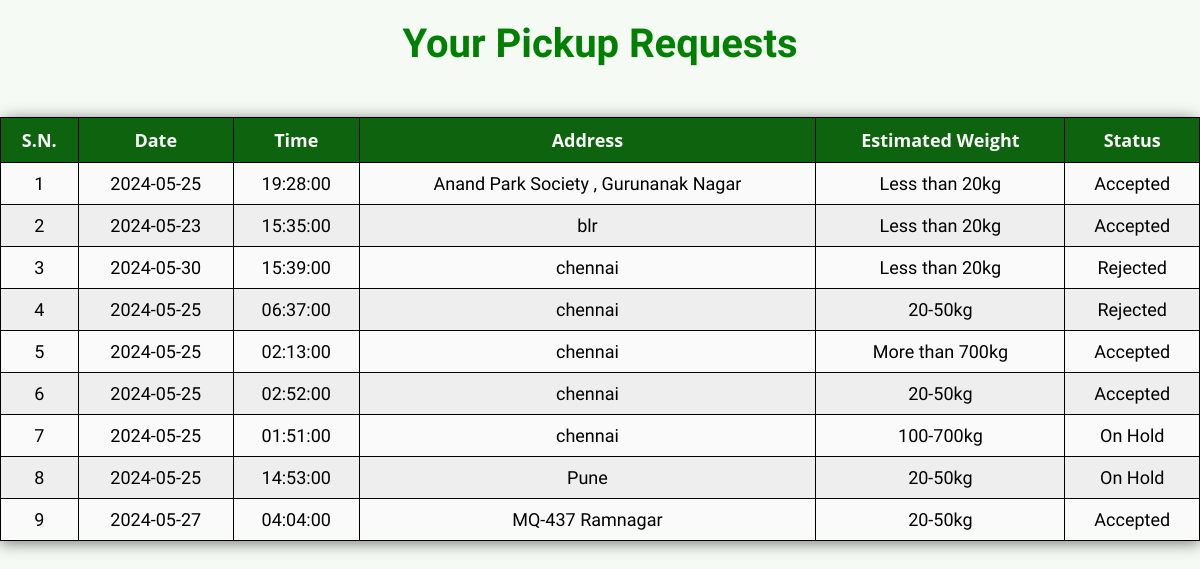
/status.php (signed in), run on the app's committed database.
### tables this page shows
CREATE TABLE `form_data` (
  `id` int(11) NOT NULL,
  `user_id` int(11) DEFAULT NULL,
  `form_name` varchar(255) NOT NULL,
  `contact_number` varchar(15) DEFAULT NULL,
  `contact_name` varchar(255) DEFAULT NULL,
  `pincode` varchar(10) DEFAULT NULL,
  `contact_email` varchar(255) DEFAULT NULL,
  `category` varchar(50) DEFAULT NULL,
  `date` date DEFAULT NULL,
  `time` time DEFAULT NULL,
  `address` varchar(255) DEFAULT NULL,
  `estimated_weight` varchar(50) DEFAULT NULL,
  `remarks` text DEFAULT NULL,
  `created_at` timestamp NOT NULL DEFAULT current_timestamp(),
  `status` varchar(20) DEFAULT 'On Hold'
);

### status.php (the view, shortened to what this page needs)
<?php
$servername = "localhost";
$username = "root";
$password = "";
$dbname = "escrap";
$conn = new mysqli($servername, $username, $password, $dbname);
$user_id = $_SESSION['user_id'];
$sql = "SELECT * FROM form_data WHERE user_id = ?";
$stmt = $conn->prepare($sql);
$stmt->bind_param("i", $user_id);
$stmt->execute();
$result = $stmt->get_result();
?>
<!DOCTYPE html>
<html>
<head>
    <link href = "status.css" rel = "stylesheet">
</head>
<body>
    <h2>Your Pickup Requests</h2>
    <table>
        <thead>
            <tr>
                <th>S.N.</th>
                <th>Date</th>
                <th>Time</th>
                <th>Address</th>
                <th>Estimated Weight</th>
                <th>Status</th>
            </tr>
        </thead>
        <tbody>
            <?php
            $count = 1;
            if ($result->num_rows > 0) {
                while ($row = $result->fetch_assoc()) {
            ?>
            <tr>
                <td><?=$count?></td>
                <td><?=$row["date"]?></td>
                <td><?=$row["time"]?></td>
                <td><?=$row["address"]?></td>
                <td><?=$row["estimated_weight"]?></td>
                <td><?=$row["status"]?></td>
            </tr>
            <?php
                    $count++;
                }
            } else {
                echo "<tr><td colspan='6'>No pickup requests found.</td></tr>";
            }
            ?>
        </tbody>
    </table>
</body>
</html>

### status.css (style rules this page uses)
* { margin: 0; padding: 0; font-family: 'Work Sans', sans-serif; font-size: 18px; }
table { width: 100%; border-collapse: collapse; border-spacing: 0; box-shadow: 0 2px 15px rgba(64, 64, 64, .7); border-radius: 12px 12px 0 0; margin-bottom: 50px; }
td, th { padding: 10px 16px; text-align: center; }
th { background-color: rgb(14, 100, 14); color: #fafafa; font-family: 'Open Sans', Sans-serif; font-weight: bold; }
tr { width: 100%; background-color: #fafafa; font-family: 'Montserrat', sans-serif; }
tr:nth-child(even) { background-color: #eeeeee; }

### status.php (style rules this page uses)
body { background-color: #f6faf5; }
h2 { color: green; margin-bottom: 30px; padding: 20px; font-size: 40px; text-align: center; }
table { width: 100%; border-collapse: collapse; }
table, th, td { border: 1px solid black; }
th, td { padding: 10px; text-align: center; }

### data on the page
form_data: date "2024-05-25", time "19:28:00", address "Anand Park Society , Gurunanak Nagar", estimated_weight "Less than 20kg", status "Accepted"
form_data: date "2024-05-23", time "15:35:00", address "blr", estimated_weight "Less than 20kg", status "Accepted"
form_data: date "2024-05-30", time "15:39:00", address "chennai", estimated_weight "Less than 20kg", status "Rejected"
form_data: date "2024-05-25", time "06:37:00", address "chennai", estimated_weight "20-50kg", status "Rejected"
form_data: date "2024-05-25", time "02:13:00", address "chennai", estimated_weight "More than 700kg", status "Accepted"
form_data: date "2024-05-25", time "02:52:00", address "chennai", estimated_weight "20-50kg", status "Accepted"
form_data: date "2024-05-25", time "01:51:00", address "chennai", estimated_weight "100-700kg", status "On Hold"
form_data: date "2024-05-25", time "14:53:00", address "Pune", estimated_weight "20-50kg", status "On Hold"
form_data: date "2024-05-27", time "04:04:00", address "MQ-437 Ramnagar", estimated_weight "20-50kg", status "Accepted"
